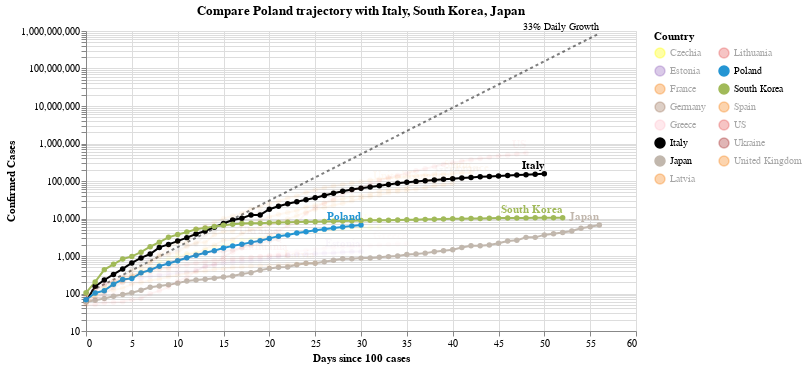

Notebook code for this chart:
### Code cell
#hide_input
chart3 = make_since_chart(['Poland'])
chart3

### Figure 1 — Vega-Lite specification as saved in the notebook (floating-point values rounded to 4 significant figures; data arrays with more than 128 entries replaced by an {"elided": "..."} marker saying what was removed)
{"config": {"view": {"continuousWidth": 400, "continuousHeight": 300}}, "layer": [{"mark": {"type": "line", "color": "black", "opacity": 0.5, "strokeDash": [3, 3]}, "encoding": {"x": {"type": "quantitative", "field": "Days since 100 cases"}, "y": {"type": "quantitative", "field": "Confirmed Cases"}}}, {"mark": {"type": "text", "align": "right", "dy": -6, "fontSize": 10, "text": "33% Daily Growth"}, "encoding": {"x": {"type": "quantitative", "field": "Days since 100 cases"}, "y": {"type": "quantitative", "field": "Confirmed Cases"}}, "transform": [{"filter": "(datum['Days since 100 cases'] >= 56)"}]}, {"data": {"name": "data-1cf27e9e2534bc1d737b7c19c1dc51da"}, "mark": {"type": "line", "point": true}, "encoding": {"color": {"type": "nominal", "field": "Country", "legend": {"columns": 2}, "scale": {"domain": ["Czechia", "Estonia", "France", "Germany", "Greece", "Italy", "Japan", "Latvia", "Lithuania", "Poland", "South Korea", "Spain", "US", "Ukraine", "United Kingdom"], "range": ["yellow", "#9467bd", "#F58518", "#9D755D", "pink", "black", "#C1B7AD", "#F58518", "#E45756", "#2495D3", "#A1BA59", "#F58518", "#E45756", "brown", "#F58518"]}}, "opacity": {"condition": {"value": 1, "selection": "selector001"}, "value": 0.05}, "tooltip": [{"type": "nominal", "field": "Country"}, {"type": "temporal", "field": "Date"}, {"type": "quantitative", "field": "Confirmed Cases"}, {"type": "quantitative", "field": "Days since 100 cases"}], "x": {"type": "quantitative", "field": "Days since 100 cases"}, "y": {"type": "quantitative", "field": "Confirmed Cases", "scale": {"type": "log"}}}, "selection": {"selector001": {"type": "multi", "fields": ["Country"], "bind": "legend", "init": [{"Country": "Poland"}, {"Country": "Italy"}, {"Country": "South Korea"}, {"Country": "Japan"}]}}, "width": 550}, {"data": {"name": "data-1cf27e9e2534bc1d737b7c19c1dc51da"}, "mark": {"type": "text", "align": "right", "dy": -8, "fontWeight": "bold"}, "encoding": {"color": {"type": "nominal", "field": "Country", "legend": {"columns": 2}, "scale": {"domain": ["Czechia", "Estonia", "France", "Germany", "Greece", "Italy", "Japan", "Latvia", "Lithuania", "Poland", "South Korea", "Spain", "US", "Ukraine", "United Kingdom"], "range": ["yellow", "#9467bd", "#F58518", "#9D755D", "pink", "black", "#C1B7AD", "#F58518", "#E45756", "#2495D3", "#A1BA59", "#F58518", "#E45756", "brown", "#F58518"]}}, "opacity": {"condition": {"value": 1, "selection": "selector001"}, "value": 0.05}, "text": {"type": "nominal", "field": "Country"}, "tooltip": [{"type": "nominal", "field": "Country"}, {"type": "temporal", "field": "Date"}, {"type": "quantitative", "field": "Confirmed Cases"}, {"type": "quantitative", "field": "Days since 100 cases"}], "x": {"type": "quantitative", "field": "Days since 100 cases"}, "y": {"type": "quantitative", "field": "Confirmed Cases", "scale": {"type": "log"}}}, "transform": [{"filter": "(datum['Date'] >= 1586649600000)"}], "width": 550}], "data": {"name": "data-6d527464a2b9614b26c91f0aea8e966b"}, "title": "Compare Poland trajectory with Italy, South Korea, Japan", "$schema": "https://vega.github.io/schema/vega-lite/v4.0.2.json", "datasets": {"data-6d527464a2b9614b26c91f0aea8e966b": [{"Days since 100 cases": 0, "Confirmed Cases": 100.0}, {"Days since 100 cases": 1, "Confirmed Cases": 133.0}, {"Days since 100 cases": 2, "Confirmed Cases": 176.9}, {"Days since 100 cases": 3, "Confirmed Cases": 235.3}, {"Days since 100 cases": 4, "Confirmed Cases": 312.9}, {"Days since 100 cases": 5, "Confirmed Cases": 416.2}, {"Days since 100 cases": 6, "Confirmed Cases": 553.5}, {"Days since 100 cases": 7, "Confirmed Cases": 736.1}, {"Days since 100 cases": 8, "Confirmed Cases": 979.1}, {"Days since 100 cases": 9, "Confirmed Cases": 1302.0}, {"Days since 100 cases": 10, "Confirmed Cases": 1732.0}, {"Days since 100 cases": 11, "Confirmed Cases": 2303.0}, {"Days since 100 cases": 12, "Confirmed Cases": 3064.0}, {"Days since 100 cases": 13, "Confirmed Cases": 4074.0}, {"Days since 100 cases": 14, "Confirmed Cases": 5419.0}, {"Days since 100 cases": 15, "Confirmed Cases": 7207.0}, {"Days since 100 cases": 16, "Confirmed Cases": 9586.0}, {"Days since 100 cases": 17, "Confirmed Cases": 12750.0}, {"Days since 100 cases": 18, "Confirmed Cases": 16960.0}, {"Days since 100 cases": 19, "Confirmed Cases": 22550.0}, {"Days since 100 cases": 20, "Confirmed Cases": 29990.0}, {"Days since 100 cases": 21, "Confirmed Cases": 39890.0}, {"Days since 100 cases": 22, "Confirmed Cases": 53060.0}, {"Days since 100 cases": 23, "Confirmed Cases": 70560.0}, {"Days since 100 cases": 24, "Confirmed Cases": 93850.0}, {"Days since 100 cases": 25, "Confirmed Cases": 124800.0}, {"Days since 100 cases": 26, "Confirmed Cases": 166000.0}, {"Days since 100 cases": 27, "Confirmed Cases": 220800.0}, {"Days since 100 cases": 28, "Confirmed Cases": 293700.0}, {"Days since 100 cases": 29, "Confirmed Cases": 390600.0}, {"Days since 100 cases": 30, "Confirmed Cases": 519500.0}, {"Days since 100 cases": 31, "Confirmed Cases": 690900.0}, {"Days since 100 cases": 32, "Confirmed Cases": 918900.0}, {"Days since 100 cases": 33, "Confirmed Cases": 1222000.0}, {"Days since 100 cases": 34, "Confirmed Cases": 1625000.0}, {"Days since 100 cases": 35, "Confirmed Cases": 2162000.0}, {"Days since 100 cases": 36, "Confirmed Cases": 2875000.0}, {"Days since 100 cases": 37, "Confirmed Cases": 3824000.0}, {"Days since 100 cases": 38, "Confirmed Cases": 5086000.0}, {"Days since 100 cases": 39, "Confirmed Cases": 6764000.0}, {"Days since 100 cases": 40, "Confirmed Cases": 8996000.0}, {"Days since 100 cases": 41, "Confirmed Cases": 11970000.0}, {"Days since 100 cases": 42, "Confirmed Cases": 15910000.0}, {"Days since 100 cases": 43, "Confirmed Cases": 21170000.0}, {"Days since 100 cases": 44, "Confirmed Cases": 28150000.0}, {"Days since 100 cases": 45, "Confirmed Cases": 37440000.0}, {"Days since 100 cases": 46, "Confirmed Cases": 49790000.0}, {"Days since 100 cases": 47, "Confirmed Cases": 66230000.0}, {"Days since 100 cases": 48, "Confirmed Cases": 88080000.0}, {"Days since 100 cases": 49, "Confirmed Cases": 117100000.0}, {"Days since 100 cases": 50, "Confirmed Cases": 155800000.0}, {"Days since 100 cases": 51, "Confirmed Cases": 207200000.0}, {"Days since 100 cases": 52, "Confirmed Cases": 275600000.0}, {"Days since 100 cases": 53, "Confirmed Cases": 366600000.0}, {"Days since 100 cases": 54, "Confirmed Cases": 487500000.0}, {"Days since 100 cases": 55, "Confirmed Cases": 648400000.0}, {"Days since 100 cases": 56, "Confirmed Cases": 862400000.0}], "data-1cf27e9e2534bc1d737b7c19c1dc51da": {"elided": "585 records"}}}
